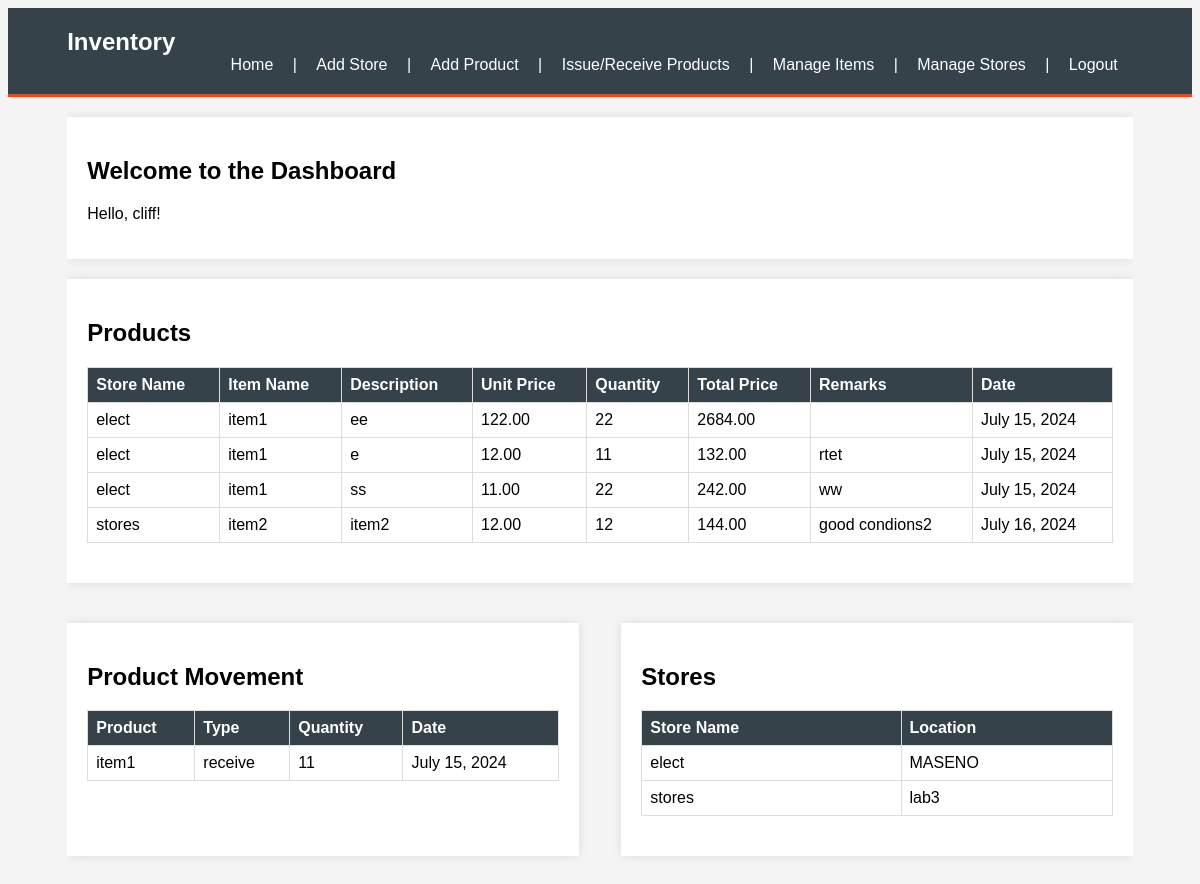
Page /dashboard/ (signed in) on the earlier database version.
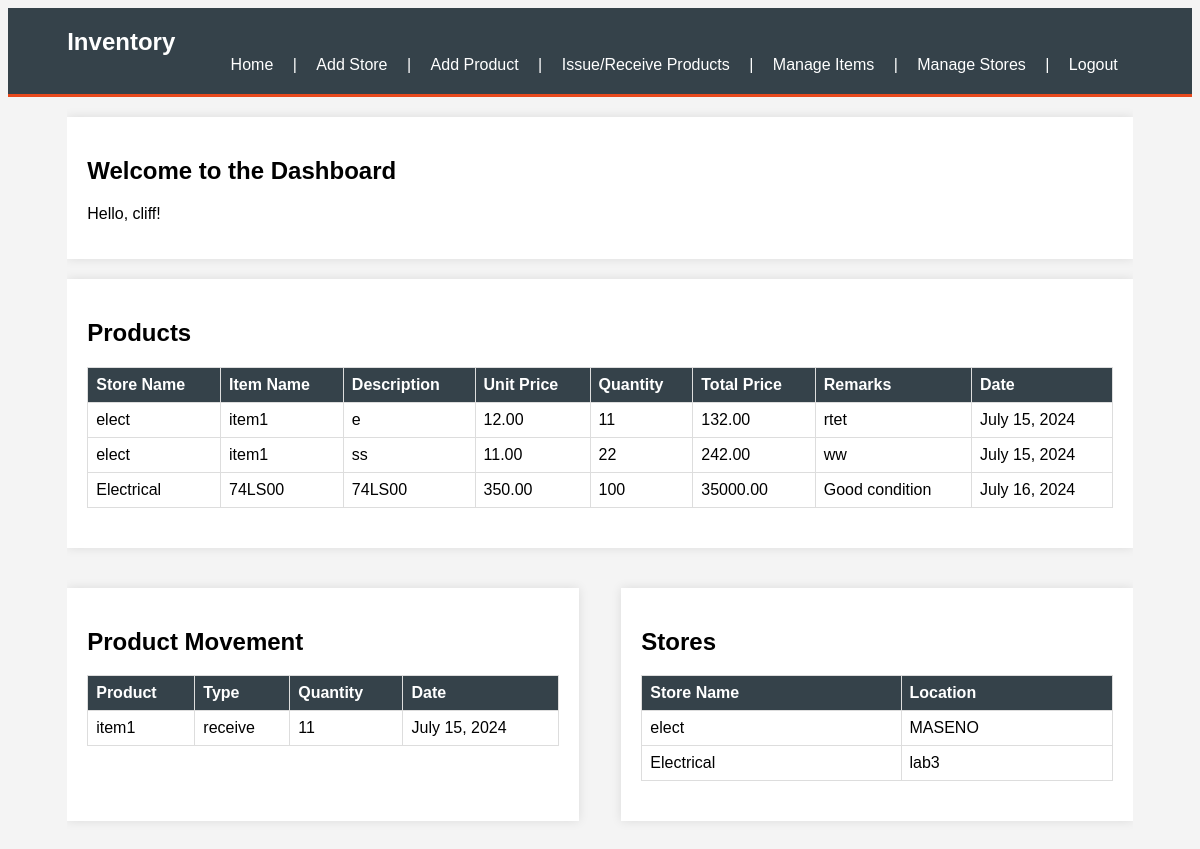
Same page on the later database version.
### dashboard/models.py (models this page shows, shortened)
class Product(models.Model):
    store = models.ForeignKey(Store, on_delete=models.CASCADE, related_name='products')
    item_name = models.CharField(max_length=255)
    item_description = models.TextField()
    unit_price = models.DecimalField(max_digits=10, decimal_places=2)
    quantity = models.PositiveIntegerField()
    total_price = models.DecimalField(max_digits=10, decimal_places=2, editable=False)
    remarks = models.TextField(blank=True, null=True)
    date = models.DateField(auto_now_add=True)

class Store(models.Model):
    name = models.CharField(max_length=255)
    location = models.CharField(max_length=255, blank=True, null=True)
    remarks = models.TextField(blank=True, null=True)

class Transaction(models.Model):
    product = models.ForeignKey(Product, on_delete=models.CASCADE)
    transaction_type = models.CharField(max_length=50)  # 'issue' or 'receive'
    quantity = models.PositiveIntegerField()
    date = models.DateField(auto_now_add=True)
    remarks = models.TextField(blank=True, null=True)

### dashboard/views.py (the view)
# urls.py: path('', views.dashboard_view, name='dashboard'),
@login_required
def dashboard_view(request):
    products = Product.objects.all()
    transactions = Transaction.objects.all()
    stores = Store.objects.all()
    return render(request, 'dashboard.html', {
        'products': products,
        'transactions': transactions,
        'stores': stores
    })

### dashboard/templates/dashboard.html (shortened to what this page needs)
<!DOCTYPE html>
<html lang="en">
<head>
</head>
<body>
    <header>
        <div class="container">
            <h1>Inventory</h1>
            <nav>
                <a href="{% url 'dashboard' %}">Home</a> |
                <a href="{% url 'add_store' %}">Add Store</a> |
                <a href="{% url 'add_product' %}">Add Product</a> |
                <a href="{% url 'transaction' %}">Issue/Receive Products</a> |
                <a href="{% url 'manage_items' %}">Manage Items</a> |
                <a href="{% url 'manage_stores' %}">Manage Stores</a> |
                <a href="{% url 'logout' %}">Logout</a>
            </nav>
        </div>
    </header>
    <div class="container">
        <div class="welcome card">
            <h2>Welcome to the Dashboard</h2>
            <p>Hello, {{ user.username }}!</p>
        </div>
        <div class="products card">
            <h2>Products</h2>
            <table>
                <thead>
                    <tr>
                        <th>Store Name</th>
                        <th>Item Name</th>
                        <th>Description</th>
                        <th>Unit Price</th>
                        <th>Quantity</th>
                        <th>Total Price</th>
                        <th>Remarks</th>
                        <th>Date</th>
                    </tr>
                </thead>
                <tbody>
                    {% for product in products %}
                    <tr>
                        <td>{{ product.store.name }}</td>
                        <td>{{ product.item_name }}</td>
                        <td>{{ product.item_description }}</td>
                        <td>{{ product.unit_price }}</td>
                        <td>{{ product.quantity }}</td>
                        <td>{{ product.total_price }}</td>
                        <td>{{ product.remarks }}</td>
                        <td>{{ product.date }}</td>
                    </tr>
                    {% endfor %}
                </tbody>
            </table>
        </div>
        <div class="row">
            <div class="column transactions card">
                <h2>Product Movement</h2>
                <table>
                    <thead>
                        <tr>
                            <th>Product</th>
                            <th>Type</th>
                            <th>Quantity</th>
                            <th>Date</th>
                        </tr>
                    </thead>
                    <tbody>
                        {% for transaction in transactions %}
                        <tr>
                            <td>{{ transaction.product.item_name }}</td>
                            <td>{{ transaction.transaction_type }}</td>
                            <td>{{ transaction.quantity }}</td>
                            <td>{{ transaction.date }}</td>
                        </tr>
                        {% endfor %}
                    </tbody>
                </table>
            </div>
            <div class="column stores card">
                <h2>Stores</h2>
                <table>
                    <thead>
                        <tr>
                            <th>Store Name</th>
                            <th>Location</th>
                        </tr>
                    </thead>
                    <tbody>
                        {% for store in stores %}
                        <tr>
                            <td>{{ store.name }}</td>
                            <td>{{ store.location }}</td>
                        </tr>
                        {% endfor %}
                    </tbody>
                </table>
            </div>
        </div>
    </div>
</body>
</html>

### dashboard/templates/dashboard.html (style rules this page uses)
body { background-color: #f4f4f4; font-family: Arial, sans-serif; }
.container { width: 90%; margin: 0 auto; overflow: hidden; }
header { background: #35424a; color: #ffffff; padding: 20px 0; border-bottom: #e8491d 3px solid; }
header h1 { margin: 0; font-size: 24px; }
nav { float: right; }
nav a { color: #ffffff; text-decoration: none; margin: 0 15px; display: inline-block; }
.welcome, .products, .transactions, .stores { margin-top: 20px; }
.card { background: #fff; padding: 20px; margin-bottom: 20px; box-shadow: 0 0 10px rgba(0, 0, 0, 0.1); }
table { width: 100%; border-collapse: collapse; margin-bottom: 20px; }
table, th, td { border: 1px solid #dddddd; }
th, td { padding: 8px; text-align: left; }
th { background-color: #35424a; color: white; }
.row { display: flex; justify-content: space-between; }
.column { flex: 0 0 48%; box-sizing: border-box; }

Differences in the rows shown:
removed Product: store.name "elect", item_name "item1", item_description "ee", unit_price "122.00", quantity "22", total_price "2684.00", date "July 15, 2024"
removed Product: store.name "stores", item_name "item2", item_description "item2", unit_price "12.00", quantity "12", total_price "144.00", remarks "good condions2", date "July 16, 2024"
removed Store: name "stores", location "lab3"
added Product: store.name "Electrical", item_name "74LS00", item_description "74LS00", unit_price "350.00", quantity "100", total_price "35000.00", remarks "Good condition", date "July 16, 2024"
added Store: name "Electrical", location "lab3"
